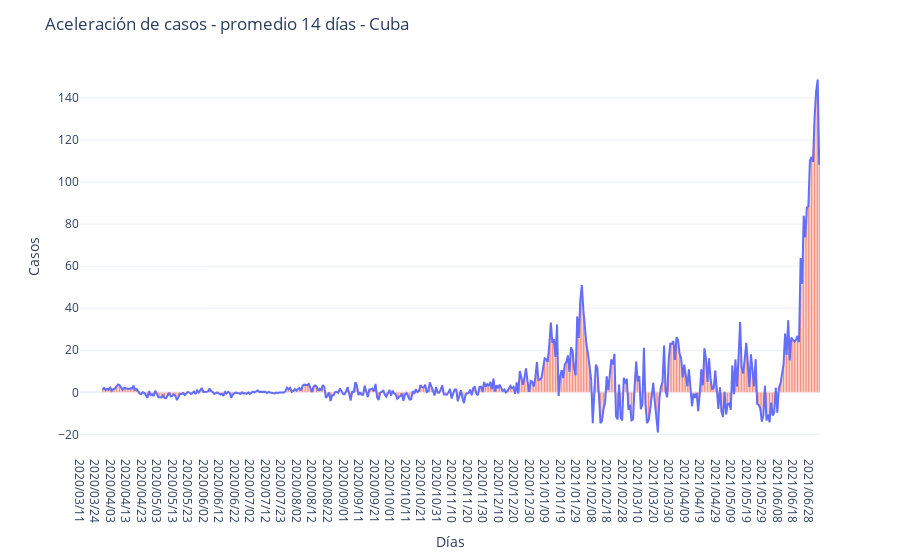

Notebook code for this chart:
### Code cell
fig = px.line(cuba, x="Date", y="accelMeans14", template=chartTemplate)

fig.update_layout({"title": 'Aceleración de casos - promedio 14 días - Cuba',
                   "xaxis": {"title":"Días"},
                   "yaxis": {"title":"Casos"},
                   "showlegend": False})
fig.add_trace(go.Bar(x=cuba['Date'], y=cuba['accelMeans14'], name='Promedio de 14 días'))

fig.show()

### Figure 1 — Plotly figure (JSON) as saved in the notebook; plotly's stock layout.template omitted (floating-point values rounded to 4 significant figures; data arrays with more than 128 entries replaced by an {"elided": "..."} marker saying what was removed)
{"data": [{"hovertemplate": "Date=%{x}<br>accelMeans14=%{y}<extra></extra>", "legendgroup": "", "line": {"color": "#636efa", "dash": "solid"}, "mode": "lines", "name": "", "orientation": "v", "showlegend": false, "type": "scatter", "x": {"elided": "477 str values"}, "xaxis": "x", "y": {"elided": "477 float values"}, "yaxis": "y"}, {"name": "Promedio de 14 días", "type": "bar", "x": {"elided": "477 str values"}, "y": {"elided": "477 float values"}}], "layout": {"legend": {"tracegroupgap": 0}, "margin": {"t": 60}, "showlegend": false, "title": {"text": "Aceleración de casos - promedio 14 días - Cuba"}, "xaxis": {"anchor": "y", "domain": [0, 1], "title": {"text": "Días"}}, "yaxis": {"anchor": "x", "domain": [0, 1], "title": {"text": "Casos"}}}}
